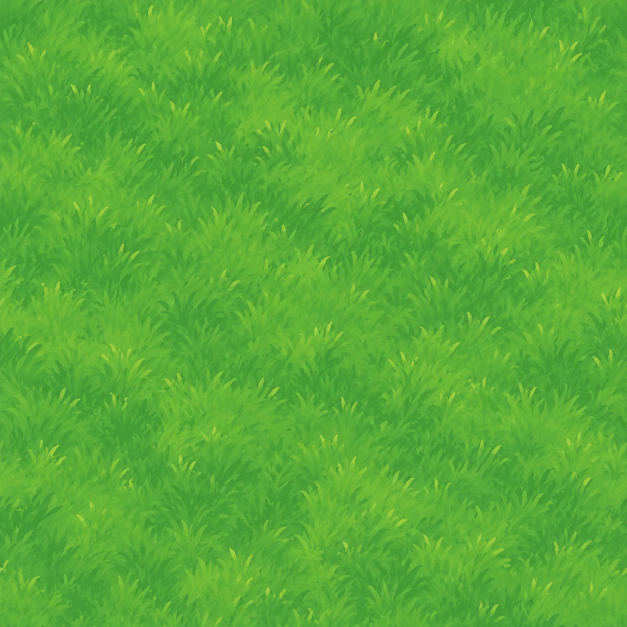
#> input picture output/imagegen/sunvale-meadow-albedo.png, 1254 x 1254 px (shown at 1/2 size)
$ python prepare_meadow_texture.py
#> lines starting #> are read from the running program, lines starting #| are printed output that depends on the picture
"""Make the generated albedo periodic at its borders and export a small WebP."""
from PIL import Image
import json
from pathlib import Path
root=Path(__file__).resolve().parents[2]
im=Image.open(root/'output/imagegen/sunvale-meadow-albedo.png').convert('RGB')
#> im is the input picture: PIL image 1254x1254 RGB; mean R, G, B 88.8, 172.1, 55.5
# Blend opposite strips into the same boundary value; preserve the authored center.
for _ in range(2):
 px=im.load();w,h=im.size
 for i in range(32):
  weight=.5*(1-i/32)**2
  for j in range(h):
   a,b=px[i,j],px[w-1-i,j]
   px[i,j]=tuple(round(p*(1-weight)+q*weight) for p,q in zip(a,b))
   px[w-1-i,j]=tuple(round(q*(1-weight)+p*weight) for p,q in zip(a,b))
 im=im.transpose(Image.Transpose.TRANSPOSE)
#> this loop made 2 passes
#> pass 1, `im=im.transpose(Image.Transpose.TRANSPOSE)`:
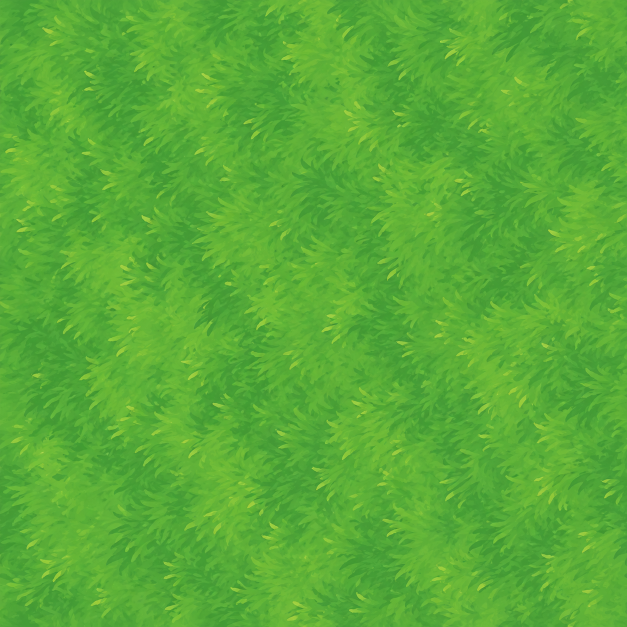
#> im: PIL image 1254x1254 RGB (shown at 1/2 size); mean R, G, B 88.8, 172.1, 55.5
p=root/'src/game/assets/meadow-albedo.webp';im.save(p,quality=88,method=6)
lookup=[v/255/12.92 if v/255<=.04045 else ((v/255+.055)/1.055)**2.4 for v in range(256)]
hist=im.histogram();mean=[sum(hist[i+c*256]*lookup[i] for i in range(256))/(im.width*im.height) for c in range(3)]
#> after `hist = im.histogram()`: hist = 768 values, max 270404 at index 568, min 0 at index 0, mean 6142.6
#> after `mean = [sum((hist[i + c * 256] * lookup[i] for i in range(256))) / (im`: mean = [0.103, 0.415, 0.039]
#> (the run stopped early here; a loop or call above may not have finished)
